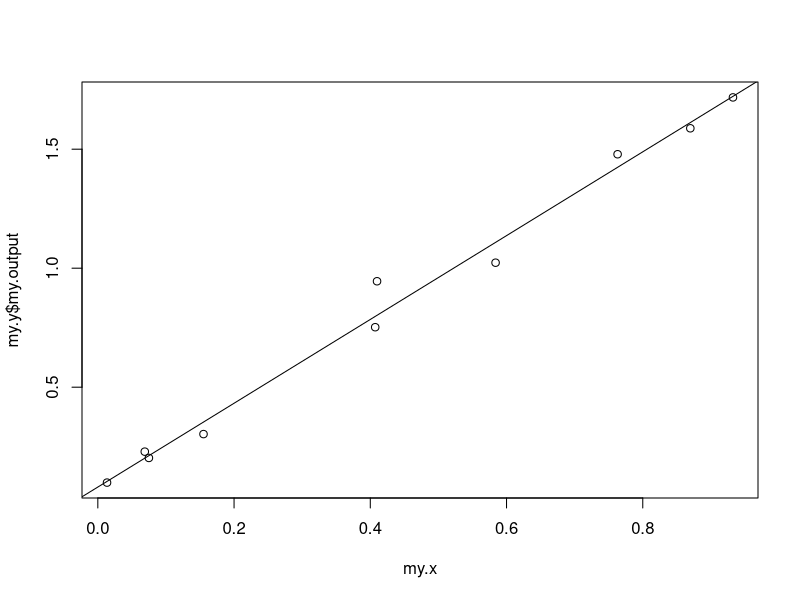

Source code (R):
get.y <- function(x, intercept, angular.coeff, std.dev.a, std.dev.b){
    my.output <- c()
    my.sigma.vec <- c()
    for (value in x){
        my.sigma  <- std.dev.a + std.dev.b * value^2
        my.sigma.vec <- c(my.sigma.vec, my.sigma) 
        my.output <- c(my.output, rnorm(1, (angular.coeff*value + intercept), my.sigma))
    }
    my.out.table <- cbind(my.output, my.sigma.vec)
    return(as.data.frame(my.out.table))
}

my.x <- runif(10)
my.x

my.y <- get.y(my.x, 0, 2, 0.1, 0)
my.y

my.ML <- function(vec.x, mat.y){
    cov.y <- diag(mat.y$my.sigma.vec)
    ones <- rep(c(1), length(vec.x))
    mat.x <- cbind(ones, vec.x)
    x.T <- t(mat.x)
    xT.cov.x <- solve(x.T %*% solve(cov.y) %*% mat.x)
    xT.cov.y <- x.T %*% solve(cov.y) %*% mat.y$my.output
    my.params <- xT.cov.x %*% xT.cov.y
    return(my.params)
}
theta <- my.ML(my.x, my.y)

theta

plot(my.x, my.y$my.output)
abline(theta)








